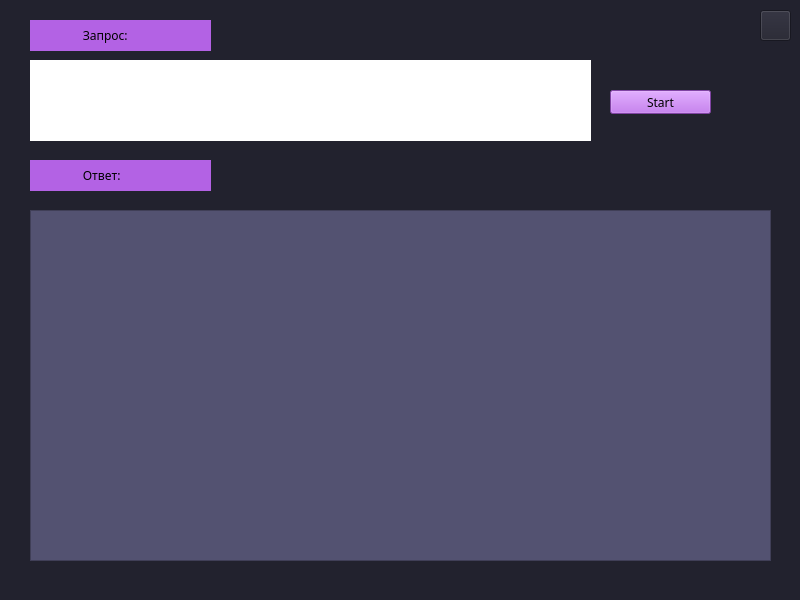
<?xml version="1.0" encoding="UTF-8"?>
<ui version="4.0">
 <class>MainWindow</class>
 <widget class="QMainWindow" name="MainWindow">
  <property name="geometry">
   <rect>
    <x>0</x>
    <y>0</y>
    <width>800</width>
    <height>600</height>
   </rect>
  </property>
  <property name="windowTitle">
   <string>MainWindow</string>
  </property>
  <property name="styleSheet">
   <string notr="true">background-color: rgb(34, 34, 46);</string>
  </property>
  <widget class="QWidget" name="centralwidget">
   <widget class="QLabel" name="label">
    <property name="geometry">
     <rect>
      <x>30</x>
      <y>20</y>
      <width>181</width>
      <height>31</height>
     </rect>
    </property>
    <property name="font">
     <font>
      <family>Montserrat</family>
      <weight>50</weight>
      <bold>false</bold>
     </font>
    </property>
    <property name="styleSheet">
     <string notr="true">background-color: rgb(179, 98, 228);</string>
    </property>
    <property name="text">
     <string>                 Запрос:</string>
    </property>
   </widget>
   <widget class="QPushButton" name="pushButton">
    <property name="geometry">
     <rect>
      <x>610</x>
      <y>90</y>
      <width>101</width>
      <height>24</height>
     </rect>
    </property>
    <property name="font">
     <font>
      <family>Montserrat</family>
     </font>
    </property>
    <property name="styleSheet">
     <string notr="true">background-color: rgb(179, 94, 228);</string>
    </property>
    <property name="text">
     <string>Start</string>
    </property>
   </widget>
   <widget class="QLabel" name="label_2">
    <property name="geometry">
     <rect>
      <x>30</x>
      <y>160</y>
      <width>181</width>
      <height>31</height>
     </rect>
    </property>
    <property name="font">
     <font>
      <family>Montserrat</family>
      <weight>50</weight>
      <bold>false</bold>
     </font>
    </property>
    <property name="styleSheet">
     <string notr="true">background-color: rgb(179, 98, 228);</string>
    </property>
    <property name="text">
     <string>                 Ответ:</string>
    </property>
   </widget>
   <widget class="QTableWidget" name="tableWidget">
    <property name="geometry">
     <rect>
      <x>30</x>
      <y>210</y>
      <width>741</width>
      <height>351</height>
     </rect>
    </property>
    <property name="styleSheet">
     <string notr="true">background-color: rgb(83, 82, 113);</string>
    </property>
   </widget>
   <widget class="QPlainTextEdit" name="textEdit">
    <property name="geometry">
     <rect>
      <x>30</x>
      <y>60</y>
      <width>561</width>
      <height>81</height>
     </rect>
    </property>
    <property name="styleSheet">
     <string notr="true">background-color: rgb(255, 255, 255);
border: 2px;
border-color: rgb(179, 94, 228);</string>
    </property>
   </widget>
   <widget class="QPushButton" name="close_table_admin">
    <property name="geometry">
     <rect>
      <x>760</x>
      <y>10</y>
      <width>31</width>
      <height>31</height>
     </rect>
    </property>
    <property name="text">
     <string/>
    </property>
    <property name="icon">
     <iconset>
      <normaloff>../../Desktop/krest.jpg</normaloff>../../Desktop/krest.jpg</iconset>
    </property>
    <property name="checkable">
     <bool>false</bool>
    </property>
   </widget>
  </widget>
  <widget class="QStatusBar" name="statusbar"/>
 </widget>
 <resources/>
 <connections/>
</ui>
